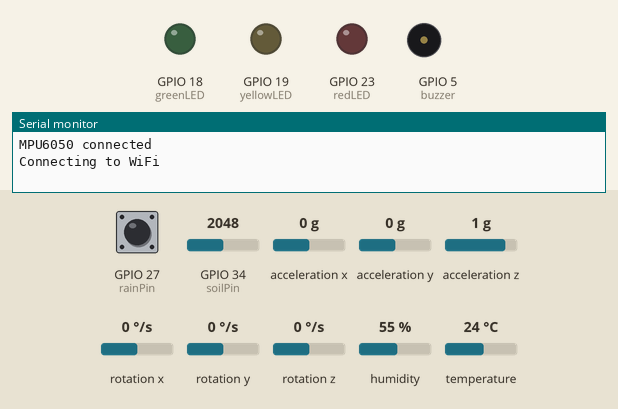
The sketch below on a simulated ESP32. Shown: output pins drawn as LEDs (lit = HIGH), buzzer (waves = sounding, pin HIGH), the last lines printed to the serial monitor. Inputs (shaded band) come from the test bench; at power-on: GPIO 27 (rainPin) HIGH, GPIO 34 (soilPin) = 2048, acceleration x 0 g, acceleration y 0 g, acceleration z 1 g, rotation x 0 °/s, rotation y 0 °/s, rotation z 0 °/s, humidity 55 %, temperature 24 °C. WiFi joins after 1.5 s; servers stay silent unless stated.

Above: at 0.1 s.
At 1.6 s:
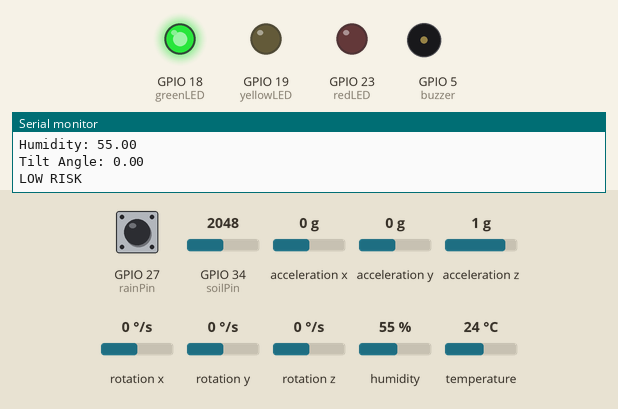
Timing chart, 0 to 3.1 s (numbered marks = the images above):
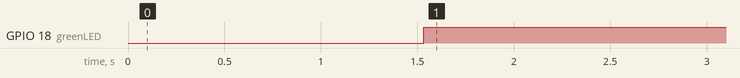

Measured:
- by itself, GPIO 18 (greenLED): LOW → HIGH at 1.5 s

The sketch:

landslide_monitoring.ino
```cpp
#include <WiFi.h>
#include <ThingSpeak.h>
#include <Wire.h>
#include <MPU6050.h>
#include "DHT.h"

MPU6050 mpu;

#define DHTPIN 4
#define DHTTYPE DHT11

DHT dht(DHTPIN, DHTTYPE);

// WiFi
const char* ssid = "********";
const char* password = "********";

// ThingSpeak
unsigned long channelID = 3290678;
const char* writeAPIKey = "********";

WiFiClient client;

// Sensor Pins
int soilPin = 34;
int rainPin = 27;

// LEDs
int greenLED = 18;
int yellowLED = 19;
int redLED = 23;

// Buzzer
int buzzer = 5;

void setup() {

  Serial.begin(115200);

  pinMode(rainPin, INPUT);

  pinMode(greenLED, OUTPUT);
  pinMode(yellowLED, OUTPUT);
  pinMode(redLED, OUTPUT);

  pinMode(buzzer, OUTPUT);

  dht.begin();

  Wire.begin();

  mpu.initialize();

  if (mpu.testConnection()) {
    Serial.println("MPU6050 connected");
  } else {
    Serial.println("MPU6050 connection failed");
  }

  Serial.print("Connecting to WiFi");

  WiFi.begin(ssid, password);

  while (WiFi.status() != WL_CONNECTED) {
    delay(500);
    Serial.print(".");
  }

  Serial.println(" WiFi Connected");

  ThingSpeak.begin(client);
}

void loop() {

  int soil = analogRead(soilPin);
  int rain = digitalRead(rainPin);

  float temp = dht.readTemperature();
  float hum = dht.readHumidity();

  int16_t ax, ay, az;

  mpu.getAcceleration(&ax, &ay, &az);

  float angle = atan2(ay, az) * 180 / PI;

  Serial.println("------ Sensor Values ------");

  Serial.print("Soil Moisture: ");
  Serial.println(soil);

  Serial.print("Rain: ");
  Serial.println(rain);

  Serial.print("Temperature: ");
  Serial.println(temp);

  Serial.print("Humidity: ");
  Serial.println(hum);

  Serial.print("Tilt Angle: ");
  Serial.println(angle);

  int risk = 0;

  if (soil < 1600 && rain == 0 && abs(angle) > 8) {
    risk = 2;
  }
  else if (soil < 2300 && rain == 0) {
    risk = 1;
  }
  else {
    risk = 0;
  }

  digitalWrite(greenLED, LOW);
  digitalWrite(yellowLED, LOW);
  digitalWrite(redLED, LOW);
  noTone(buzzer);

  if (risk == 0) {

    Serial.println("LOW RISK");
    digitalWrite(greenLED, HIGH);

  }

  if (risk == 1) {

    Serial.println("MEDIUM RISK");
    digitalWrite(yellowLED, HIGH);

  }

  if (risk == 2) {

    Serial.println("HIGH RISK");
    digitalWrite(redLED, HIGH);
    tone(buzzer, 2000);

  }

  ThingSpeak.setField(1, soil);
  ThingSpeak.setField(2, rain);
  ThingSpeak.setField(3, temp);
  ThingSpeak.setField(4, hum);
  ThingSpeak.setField(5, angle);

  ThingSpeak.writeFields(channelID, writeAPIKey);

  Serial.println("Data sent to ThingSpeak");
  Serial.println("---------------------------");

  delay(15000);
}
```
